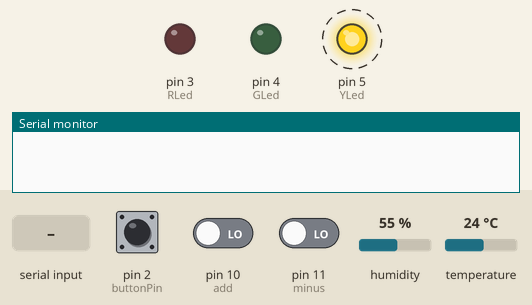
This sketch was run on a simulated Arduino Uno, built with avr-gcc and run on an emulated ATmega328P. Shown: output pins drawn as LEDs (lit = HIGH), the last lines printed to the serial monitor. Dashed ring = blinking. Inputs (shaded band) come from the test bench; at power-on: pin 2 (buttonPin) LOW, pin 11 (minus) LOW, temperature 24 °C, pin 10 (add) LOW, humidity 55 %.

Above: at 0.75 s.
1.3 s: pin 2 (buttonPin) pulled HIGH for 1 s
At 3.5 s:
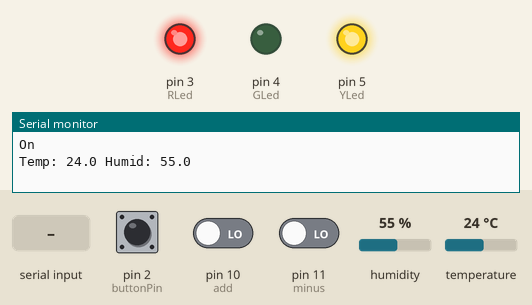
3.8 s: pin 11 (minus) driven HIGH
At 5.7 s:
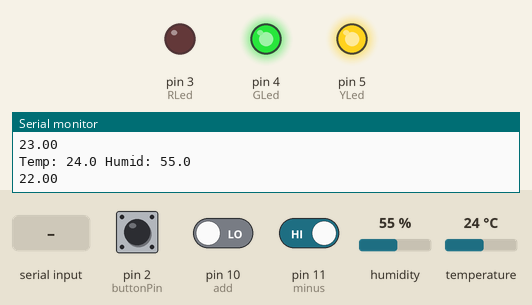
6.3 s: temperature set to 12 °C
At 10.7 s:
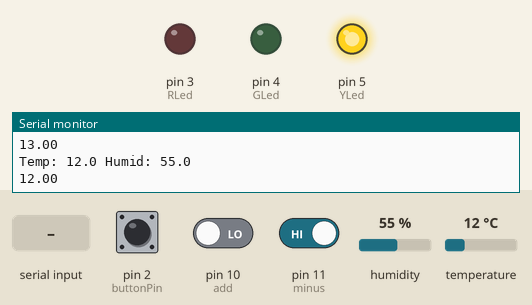
12.3 s: "off" received over Serial
At 14.4 s:
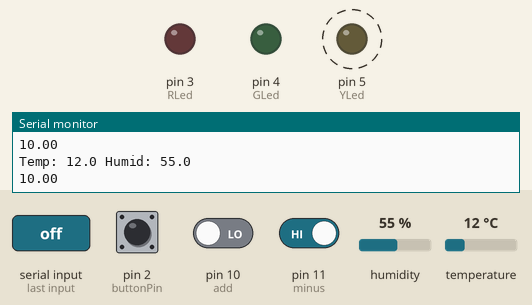
17.8 s: "on" received over Serial
At 21.5 s:
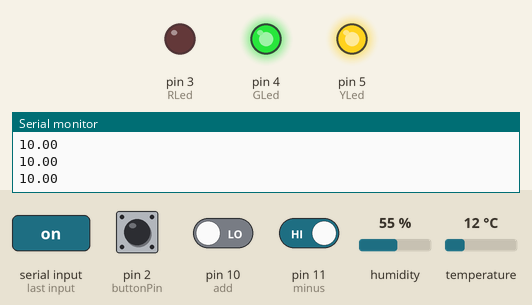
21.8 s: pin 2 (buttonPin) pulled HIGH for 0.15 s
At 23.7 s:
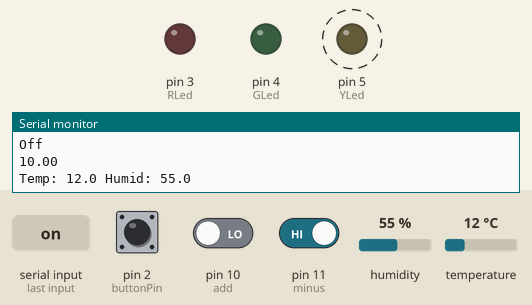
Timing chart, 0 to 26.3 s (numbered marks = the images above; inputs shaded):
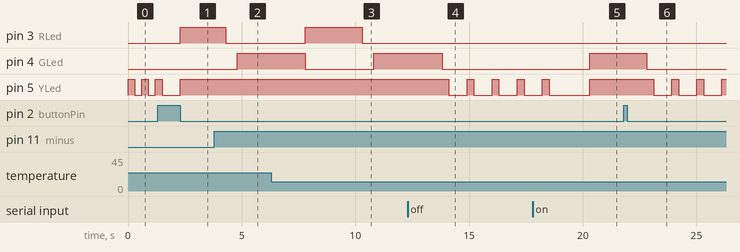

The sketch:

Circuit.ino
```cpp
#include <dht_nonblocking.h>
#define DHT_SENSOR_TYPE DHT_TYPE_11

const int buttonPin = 2;
const int add = 10, minus = 11;
const int RLed = 3, GLed = 4, YLed = 5;
int buttonState;
int addState, minusState;
bool pushB;

bool ac, heater;

const int DHT_SENSOR_PIN = 8;
DHT_nonblocking dht_sensor( DHT_SENSOR_PIN, DHT_SENSOR_TYPE );

float temperature;
float humidity;
float idealTemp;

void setup() {
  buttonState = 0;
  addState = 0;
  minusState = 0;

  ac = false;
  heater = false;

  idealTemp = 25;
  pushB = false;
  Serial.begin(9600);
  pinMode(buttonPin, INPUT);
  pinMode(add, INPUT);
  pinMode(minus, INPUT);
  pinMode(RLed, OUTPUT);
  pinMode(GLed, OUTPUT);
  pinMode(YLed, OUTPUT);

}

void loop() {
  buttonState = 0;
  addState = 0;
  minusState = 0;

  readSerial();
  readTempHumid();
  pushButton(buttonState, buttonPin);

  tempChange();
  if(pushB){
    LedOn(YLed);
    tempControl();
  }else{
    allOff();
    blinkY();
  }

}

void readSerial(){
  String msg;
  if(Serial.available() > 0){
    msg = Serial.readString();
    if(msg == "on"){
      pushB = true;
    }else if(msg == "off"){
      pushB = false;
    }
      else{
      idealTemp = inputTempCheck(msg);
    }
  }
}

float inputTempCheck(String msg){
  float temp = msg.toFloat();

  if((temp <= 40) && (temp >= 10)){
    return temp;
  }else{
    return idealTemp;
  }
}

void tempControl(){
  //delay(1000);
  if(( idealTemp > temperature)){
    heaterOn();
  }
  if( idealTemp < temperature){
    acOn();
  }
  if(idealTemp == temperature){
    allOff();
  }
}

void acOn(){
  if(heater){
    heaterOff();
  }
  if(ac){
    LedOn(GLed);
  }else{
    ac = true;
    LedOn(GLed);
  }
}

void acOff(){
  if(ac){
    ac = false;
    LedOff(GLed);
  }else{
    LedOff(GLed);
  }
}

void heaterOn(){
  if(ac){
    acOff();
  }
  if(heater){
    LedOn(RLed);
  }else{
    heater = true;
    LedOn(RLed);
  }
}

void heaterOff(){
  if(heater){
    heater = false;
    LedOff(RLed);
  }else{
    LedOff(RLed);
  }
}

void allOff(){
  acOff();
  heaterOff();
}


void tempChange(){
  if(button(addState, add)){
    delay(500);
    if(idealTemp < 40){
      idealTemp++;
    }
    Serial.print(idealTemp);
    Serial.print( " " );
    Serial.println("");
  }
  if(button(minusState, minus)){
    delay(500);
    if(idealTemp > 10){
      idealTemp--;
    }
    Serial.print(idealTemp);
    Serial.print( " " );
    Serial.println("");
  }
}

void blinkY(){
  LedOn(YLed);
  delay(300);
  LedOff(YLed);
  delay(300);
}

void pushButton(int state, int pin){
  if(button(state, pin)){
    if(pushB){
      pushB = false;
      Serial.print("Off \n");
      delay(500);
    }else{
      pushB = true;
      Serial.print("On \n");
      delay(500);
    }
  }
}

//Function Button
bool button(int state, int pin){
  state = digitalRead(pin);
  if (state == HIGH) {
    return true;
  } else{
    return false;
  }
}

void LedOn(int led){
  digitalWrite(led, HIGH);
}

void LedOff(int led){
  digitalWrite(led, LOW);
}

void readTempHumid(){
  //dht_sensor.measure(&temperature, &humidity);
  if(dht_sensor.measure(&temperature, &humidity)){
    Serial.print( "Temp: " );
    Serial.print( temperature, 1 );
    Serial.print( " " );
    Serial.print( "Humid: " );
    Serial.print( humidity, 1 );
    Serial.print( " " );
    Serial.println("");
  }
}
```

Measured:
- after the input at 1.3 s, pin 3 (RLed): LOW → HIGH after 1.0 s
- after the input at 3.8 s, pin 3 (RLed): HIGH → LOW after 0.50 s; pin 4 (GLed): LOW → HIGH after 1.0 s
- after the input at 6.3 s, pin 3 (RLed): LOW → HIGH after 1.5 s, → LOW 2.5 s later; pin 4 (GLed): HIGH → LOW after 1.5 s, → HIGH 3.0 s later
- after the input at 12.3 s, pin 4 (GLed): HIGH → LOW after 1.5 s; pin 5 (YLed): alternates HIGH for 0.30 s and LOW for 0.80 s, starting after 1.8 s
- after the input at 17.8 s, pin 4 (GLed): LOW → HIGH after 2.5 s
- after the input at 21.8 s, pin 4 (GLed): HIGH → LOW after 1.0 s; pin 5 (YLed): alternates HIGH for 0.30 s and LOW for 0.80 s, starting after 1.3 s
